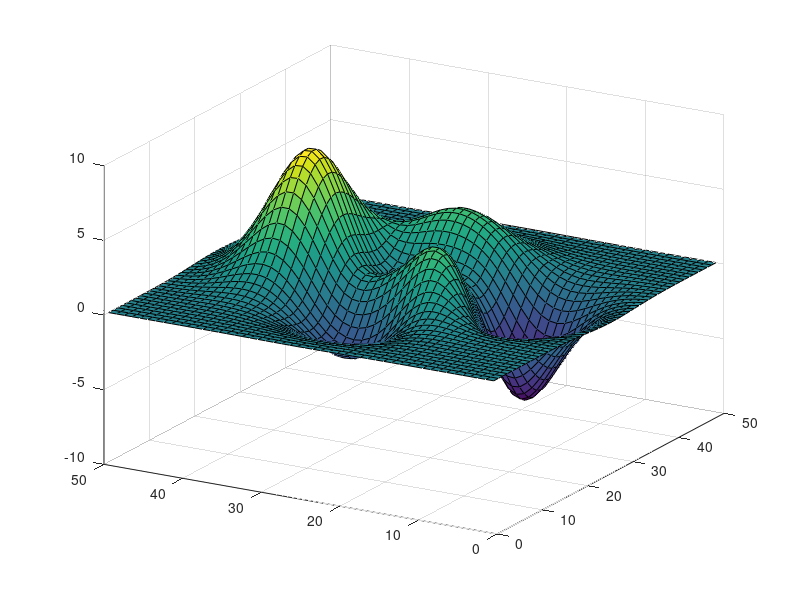
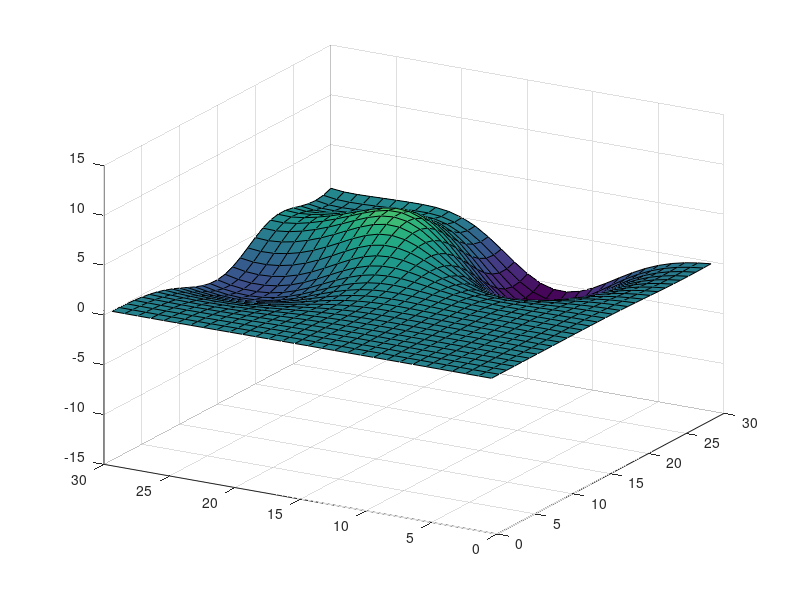
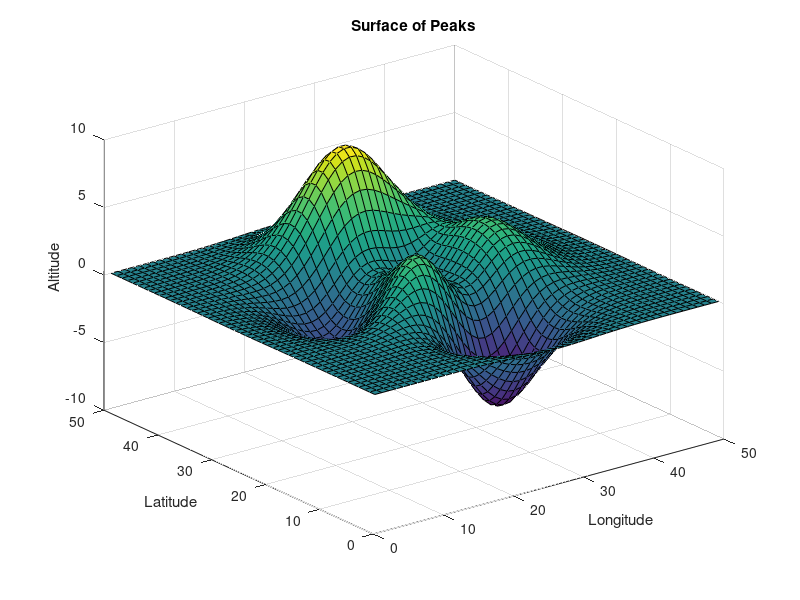
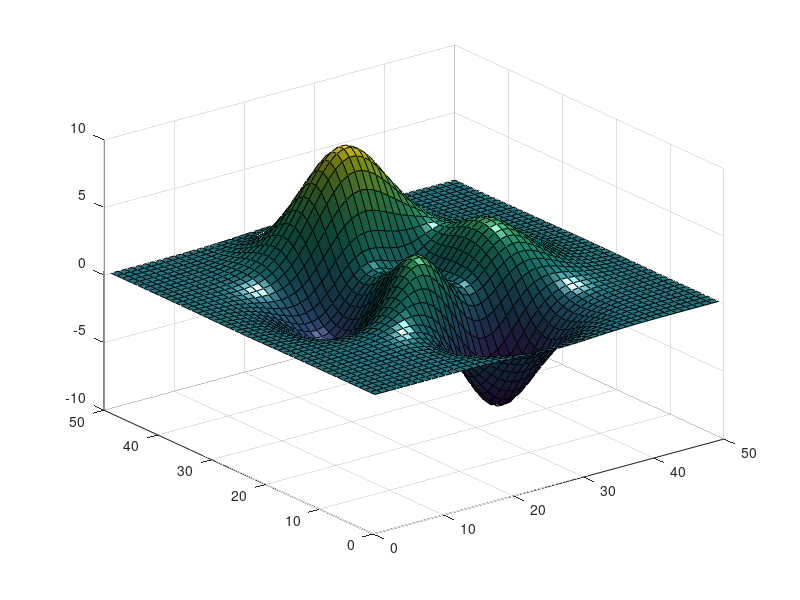

MATLAB code for these plots, in order: (Note: this script raises an error after producing the figures.)
clc
clear all

close all
Z = peaks(50);
figure;
h = surf(Z);
view([-60,25]);
saveas(gcf,'peaks50_1.jpg')

close all
Z = peaks(50);
figure;
h = surf(Z);
view([-60,25]);
axis([0 30 0 30 -15 15]);
saveas(gcf,'peaks50_2.jpg')

close all
Z = peaks(50);
figure;
h = surf(Z);
view(3);
axis on;
xlabel('Longitude');
ylabel('Latitude');
zlabel('Altitude');
title('Surface of Peaks');
saveas(gcf,'peaks50_3.jpg')


close all
Z = peaks(50);
figure;
h = surf(Z);
view(3);
axis on;
light;
lighting phong;
camlight('left');
shading interp;
colormap(jet(64));
colorbar('vertical');
saveas(gcf,'peaks50_4.jpg')